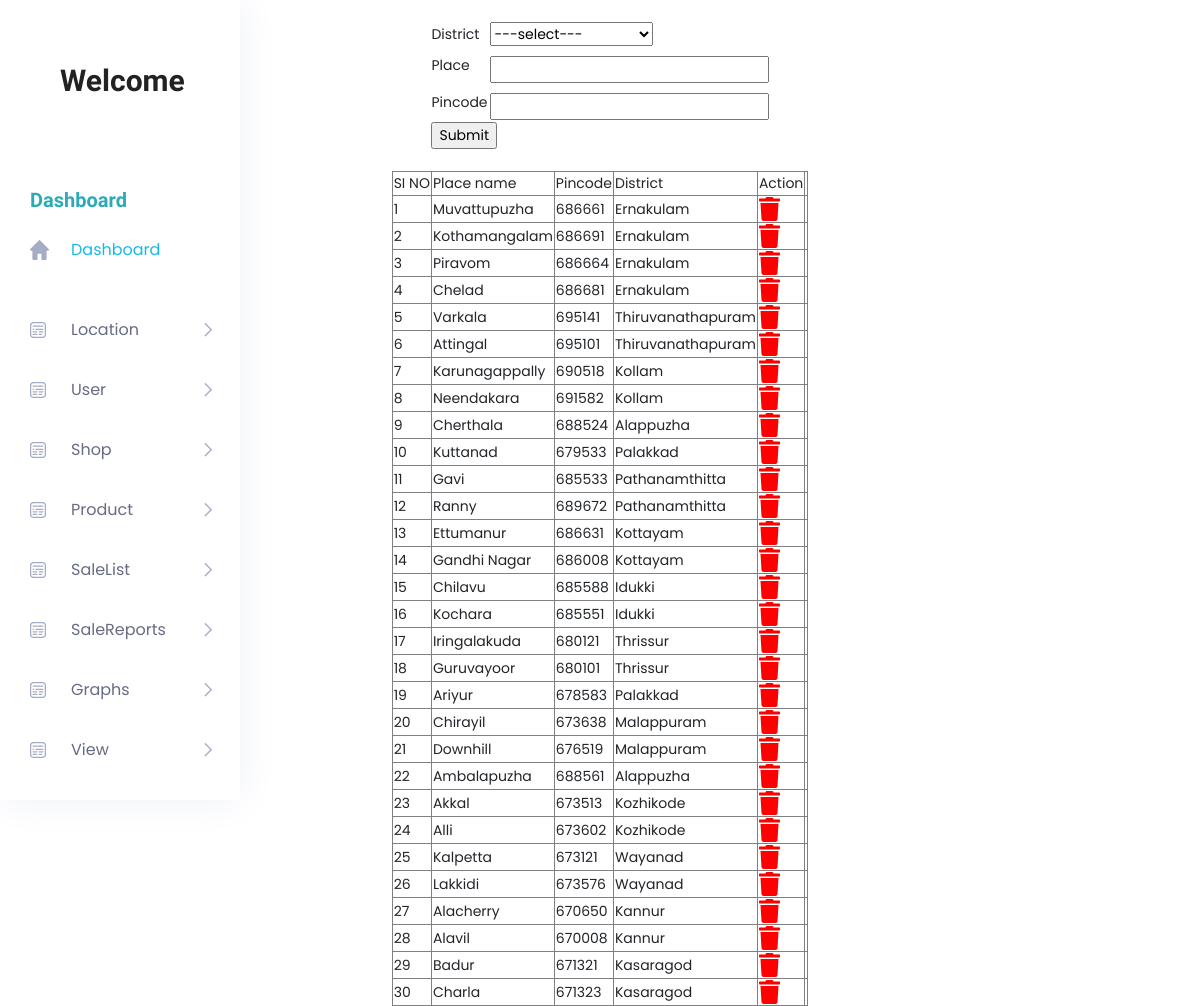
The app's page /Project/Admin/Place.php, older data.
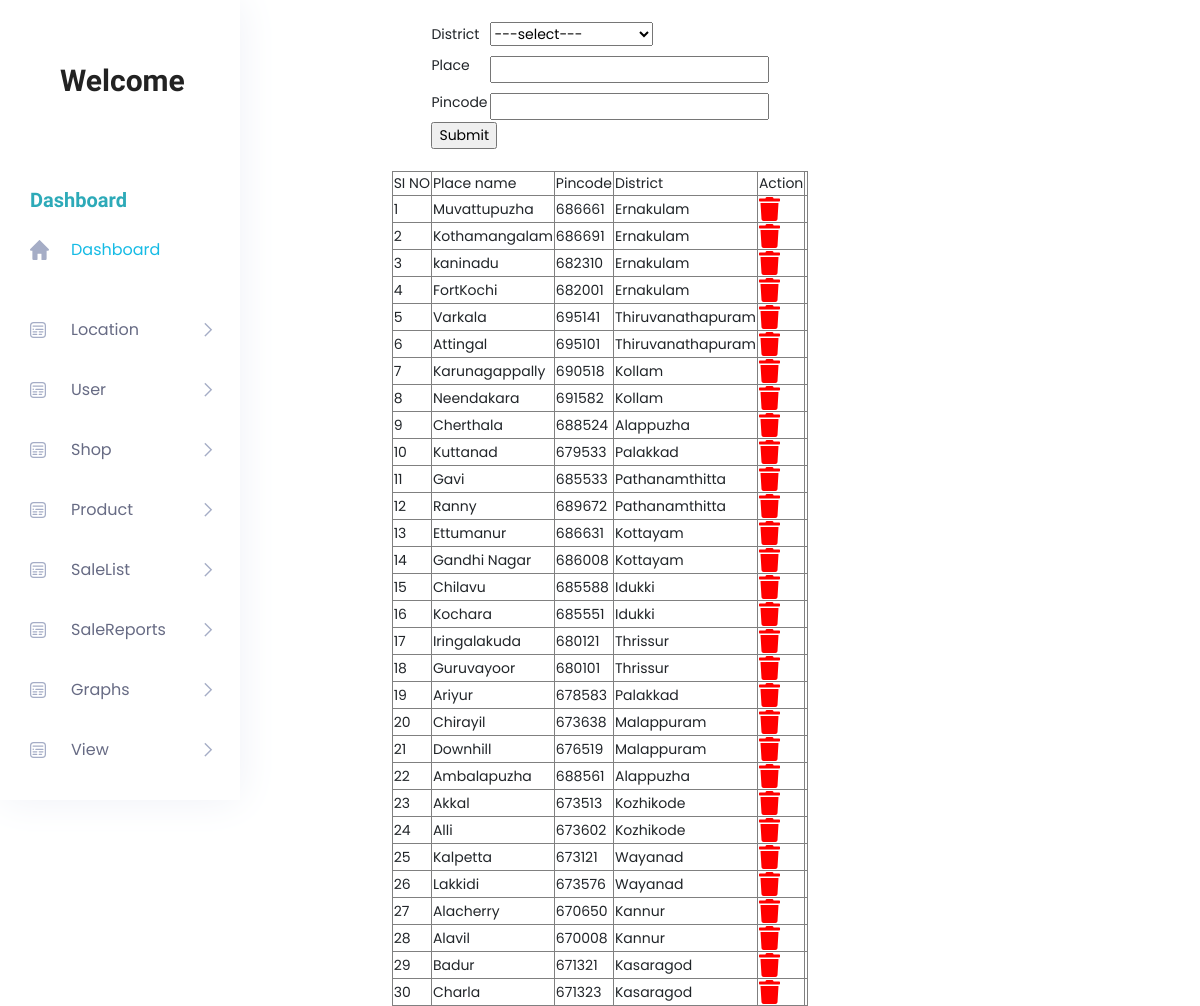
The same page, newer data.
### tables this page shows
CREATE TABLE `tbl_place` (
  `place_id` int(11) NOT NULL,
  `place_name` varchar(100) NOT NULL,
  `place_pincode` varchar(100) NOT NULL,
  `district_id` int(11) NOT NULL
);

CREATE TABLE `tbl_district` (
  `district_id` int(11) NOT NULL,
  `district_name` varchar(100) NOT NULL
);

### Project/Admin/Place.php (the view, shortened to what this page needs)
<?php
include("../Assets/Connection/Connection.php");
		 ?>
<!DOCTYPE html PUBLIC "-//W3C//DTD XHTML 1.0 Transitional//EN" "http://www.w3.org/TR/xhtml1/DTD/xhtml1-transitional.dtd">
<html xmlns="http://www.w3.org/1999/xhtml">
<head>
</head>
<body>
<a href="HomePage.php">Home</a><br />
<?php
include("Head.php");
?>
<form id="form1" name="form1" method="post" action="">
  <table width="233" border="0" align="center">
    <tr>
      <td>District</td>
      <td><select name="ddl_district" id="ddl_district">
      <option value="">---select---</option>
      </select></td>
    </tr>
    <tr>
      <td width="165">Place</td>
      <td width="52"><label for="txt_name"></label>
      <input type="text" name="txt_name" id="txt_name" required/></td>
    </tr>
    <tr>
      <td>Pincode</td>
      <td><label for="txt_pincode"></label>
      <input type="text" name="txt_pincode" id="txt_pincode" required/></td>
    </tr>
    <tr>
      <td colspan="2"><input type="submit" name="btn_submit" id="btn_submit" value="Submit" /></td>
    </tr>
  </table>
</form>
</body>
</html><br />
<table border="1" align="center">
 <tr>
		<td>SI NO</td>
        <td>Place name</td>
        <td>Pincode</td>
        <td>District</td>
		<td>Action</td>
 </tr>
 <?php
		$selQry="select * from tbl_place p inner join tbl_district d on         p.district_id=d.district_id";
		$row=$conn->query($selQry);
		$i=0;
		while($data=$row->fetch_assoc())
		{
				$i++;
 ?>
 		<tr>
        	<td><?php echo $i?></td>
            <td><?php echo $data["place_name"]?></td>
            <td><?php echo $data["place_pincode"]?></td>
            <td><?php echo $data["district_name"]?></td>
			<td><a href="Place.php?delID=<?php echo $data["place_id"]?>"><i class='fas fa-trash' style='font-size:24px;color:red'></i></a><td>
		</tr>
 <?php
		}
 ?>
 </table>
  <?php
include("Foot.php");
?>

Row changes from the older to the newer data that the page shows:
changed tbl_place: place_name "Piravom" → "kaninadu"; place_pincode "686664" → "682310"
changed tbl_place: place_name "Chelad" → "FortKochi"; place_pincode "686681" → "682001"
